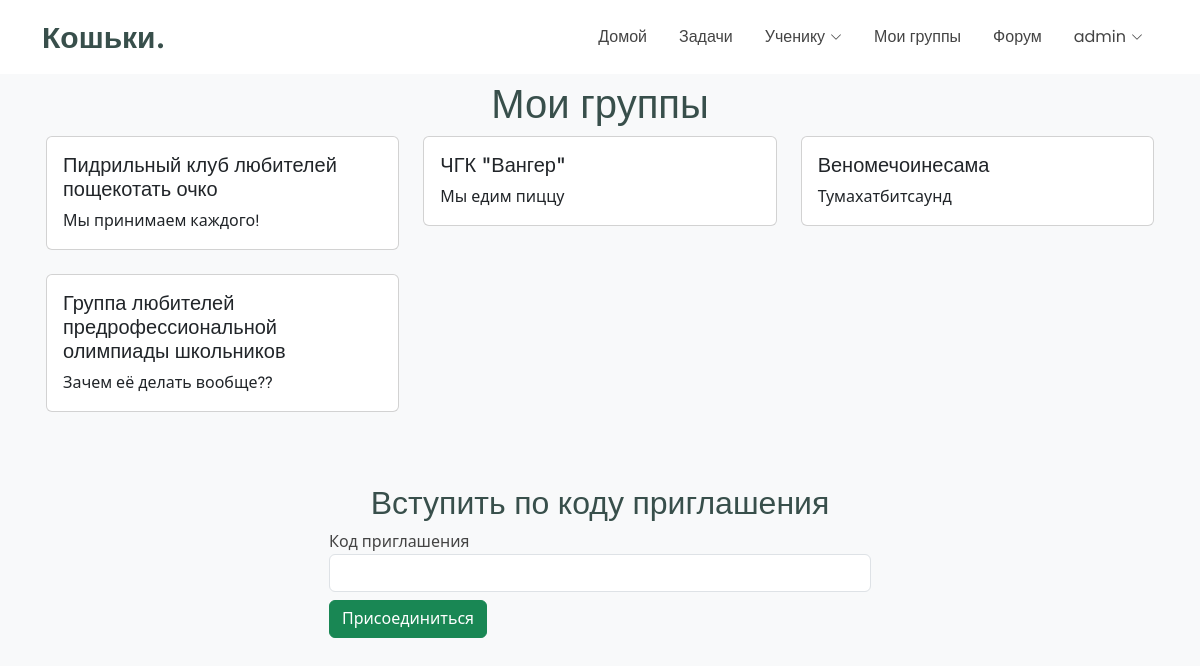
Screenshot of /groups/all (signed in) with the database file from the repository.
### tables this page shows
CREATE TABLE groups(
group_id INT PRIMARY KEY,
group_name VARCHAR(255),
group_description TEXT);

### main.py (the view)
@app.route('/groups/all', methods=["POST", "GET"])
@login_required
def group_main_page():
    groups = dr.get_groups(current_user.id)
    if current_user.is_authenticated:
        user = dr.get_user_name_role(current_user.id)
    else:
        user = [None, 0]
    return render_template("groups/group_main.html", groups=groups, user=user)

### database_requests.py (called while the page is built)
def sql_execute(sql_request):
    ret = cursor.execute(sql_request)
    return ret

def get_user_name_role(user_id):
    if user_id == 2138912938129:
        pass #проверить, является ли cursor.object
    sql_req = f"""SELECT first_name, surname FROM users WHERE user_id = {user_id} """
    result = sql_execute(sql_req).fetchall()
    ret = result[0][0] + ' ' + result[0][1]
    role_id = sql_execute(f"""SELECT role_id FROM users WHERE user_id = {user_id}""").fetchall()[0][0]
    return [ret, role_id]

def get_user_info_with_user_id(id):
    sql_req = f"""
        SELECT * from users
        WHERE user_id = "{id}"
        """
    return sql_execute(sql_req).fetchall()[0]

def get_groups(user_id):
    group_list = sql_execute(f"""SELECT group_id FROM user_group WHERE user_id = {user_id}""").fetchall()
    if not group_list:
        return []
    group_list_string = "("
    for elem in group_list:
        group_list_string = group_list_string + str(elem[0]) + ', '
    group_list_string = group_list_string[:-2:] + ')'
    groups = sql_execute(f"""SELECT * FROM groups WHERE group_id IN {group_list_string}""").fetchall()
    return groups

### main.py (called while the page is built)
@login_manager.user_loader
def load_user(user_id):
    user_info = dr.get_user_info_with_user_id(user_id)
    if user_info:
        return User(user_id=user_info[0], role=user_info[5])
    return None

### templates/groups/group_main.html (shortened to what this page needs)
<!DOCTYPE html>
<html lang="en">
<head>
  <link href="{{ url_for('static', filename='vendor/bootstrap/css/bootstrap.min.css') }}" rel="stylesheet">
  <link href="{{ url_for('static', filename='vendor/bootstrap-icons/bootstrap-icons.css') }}" rel="stylesheet">
  <link href="{{ url_for('static', filename='vendor/aos/aos.css') }}" rel="stylesheet">
  <link href="{{ url_for('static', filename='vendor/glightbox/css/glightbox.min.css') }}" rel="stylesheet">
  <link href="{{ url_for('static', filename='vendor/swiper/swiper-bundle.min.css') }}" rel="stylesheet">
  <link href="{{ url_for('static', filename='/css/main.css') }}" rel="stylesheet">
</head>
<body>
  {% include 'header.html' %}
  <div class="container mt-5 px-3">
    <h1 class="text-center">Мои группы</h1>
    <div class="row">
      {% for group in groups %}
      <div class="col-md-4 mb-4">
        <a href="/groups/{{ group[0] }}" style="text-decoration: none; color: inherit;">
          <div class="card">
            <div class="card-body">
              <h5 class="card-title">{{ group[1] }}</h5>
              <p class="card-text">{{ group[2] }}</p>
            </div>
          </div>
        </a>
      </div>
      {% endfor %}
    </div>
    <h2 class="text-center mt-5">Вступить по коду приглашения</h2>
    <div class="row justify-content-center">
      <div class="col-md-6">
        <form method="post" enctype="multipart/form-data">
          <div class="form-group">
            <label for="code">Код приглашения</label>
            <input type="text" class="form-control" id="code" name="code" required>
          </div>
          <button type="submit" class="btn btn-success mt-2">Присоединиться</button>
        </form>
      </div>
    </div>
  </div>
</body>
</html>

### static/css/main.css (style rules this page uses)
:root { --default-font: "Roboto", system-ui, -apple-system, "Segoe UI", Roboto, "Helvetica Neue", Arial, "Noto Sans", "Liberation Sans", sans-serif, "Apple Color Emoji", "Segoe UI Emoji", "Segoe UI Symbol", "Noto Color Emoji"; --heading-font: "Inter", sans-serif; --nav-font: "Poppins", sans-serif; }
:root { --background-color: #ffffff; --default-color: #444444; --heading-color: #384f4b; --accent-color: #1bbca3; --surface-color: #ffffff; --contrast-color: #ffffff; --incorrect-answer-color: #ff4040; --correct-answer-color: #acf273; --empty-answer-color: #c9c9c9; }
:root { --nav-color: #444444; --nav-hover-color: #1bbca3; --nav-mobile-background-color: #ffffff; --nav-dropdown-background-color: #ffffff; --nav-dropdown-color: #444444; --nav-dropdown-hover-color: #1bbca3; }
:root { scroll-behavior: smooth; }
body { color: var(--default-color); background-color: var(--background-color); font-family: var(--default-font); overflow-y: scroll; }
a { color: var(--accent-color); text-decoration: none; transition: 0.3s; }
h1, h2, h3, h4, h5, h6 { color: var(--heading-color); font-family: var(--heading-font); }

### templates/groups/group_main.html (style rules this page uses)
body { background-color: #f8f9fa; margin-top: 80px; }

### rows the page displays
groups: group_name "Пидрильный клуб любителей пощекотать очко", group_description "Мы принимаем каждого!"
groups: group_name "ЧГК \"Вангер\"", group_description "Мы едим пиццу"
groups: group_name "Веномечоинесама", group_description "Тумахатбитсаунд"
groups: group_name "Группа любителей предрофессиональной олимпиады школьников", group_description "Зачем её делать вообще??"

### other values shown
{{ user[0] }} "admin"
